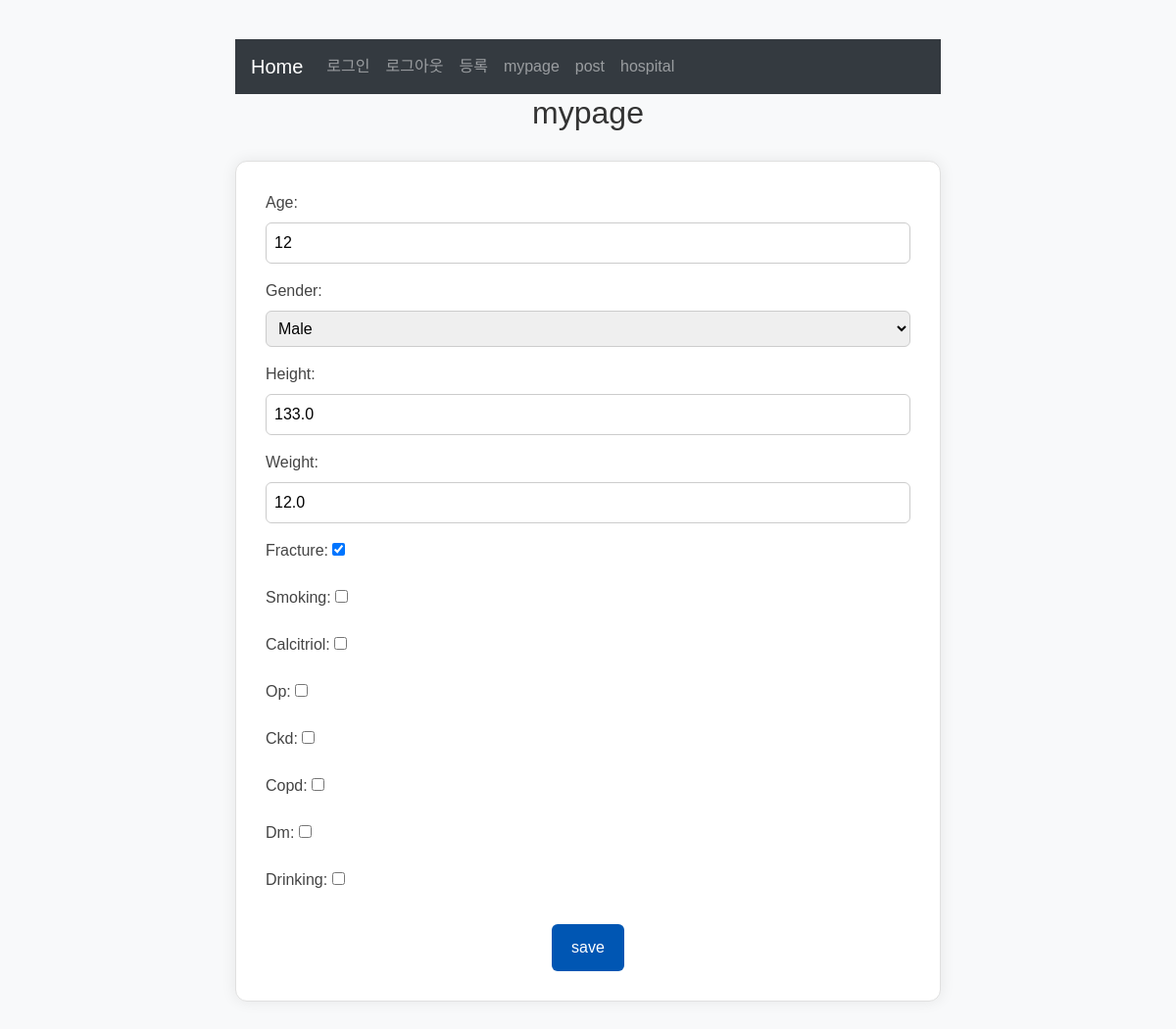
The app's page /user/mypage_edit/ (signed in) with its own data.
### user/models.py (models this page shows, shortened)
class Profile(models.Model):
    user = models.OneToOneField(User, on_delete=models.CASCADE)
    age = models.IntegerField(null=True, blank=True)  # 나이
    gender = models.CharField(max_length=10, null=True, blank=True)  # 성별 (Male/Female)
    height = models.FloatField(null=True, blank=True)  # 키
    weight = models.FloatField(null=True, blank=True)  # 몸무게
    fracture = models.BooleanField(default=False)  # 골절 여부
    smoking = models.BooleanField(default=False)  # 흡연 여부
    calcitriol = models.BooleanField(default=False)  # 칼시트리올 복용 여부
    op = models.BooleanField(default=False)  # 골다공증 여부
    ckd = models.BooleanField(default=False)  # 만성 신장병 (Chronic Kidney Disease)
    copd = models.BooleanField(default=False)  # 만성 폐쇄성 폐질환 (Chronic Obstructive Pulmonary Disease)
    dm = models.BooleanField(default=False)  # 당뇨병 (Diabetes Mellitus)
    drinking = models.BooleanField(default=False)  # 음주 여부

### user/views.py (the view)
# urls.py: path('mypage_edit/', mypage_edit, name='mypage_edit'),
@login_required
def mypage_edit(request):
    profile, created = Profile.objects.get_or_create(user=request.user)
    if request.method == "POST":
        form = ProfileForm(request.POST, instance=profile)
        if form.is_valid():
            form.save()
            return redirect("user:mypage")  # 수정 후 마이페이지로 이동
    else:
        form = ProfileForm(instance=profile)
    return render(request, "user/mypage_edit.html", {"form": form})

### user/forms.py
class ProfileForm(forms.ModelForm):
    class Meta:
        model = Profile
        fields = ['age', 'gender', 'height','weight', 'fracture', 'smoking', 'calcitriol',
            'op', 'ckd', 'copd', 'dm', 'drinking']
        widgets = {
            'gender': forms.Select(choices=[('Male', 'Male'), ('Female', 'Female')]),  # 성별 선택
        }

### user/templates/user/mypage_edit.html (shortened to what this page needs)
{% extends "base.html" %}
{% load static %}
{% block stylesheet %}
<link rel="stylesheet" href="{% static 'css/style.css' %}">
{% endblock  %}
{%block explain_contents%}
<h2> mypage </h2>
<form method= "POST">
    {{form.as_p}}
    <button type = 'submit'> save </button>
</form>
{% endblock explain_contents %}

### static/css/style.css (style rules this page uses)
body { font-family: 'Noto Sans KR', sans-serif; background-color: #f8f9fa; margin: 40px auto; max-width: 720px; }
h2 { text-align: center; margin-bottom: 30px; color: #333; }
form { background-color: #ffffff; padding: 30px; border-radius: 12px; box-shadow: 0 0 15px rgba(0, 0, 0, 0.08); border: 1px solid #e0e0e0; }
label { flex: 1; font-weight: 500; color: #444; }
input[type="text"], input[type="number"], select { width: 100%; padding: 8px; border-radius: 6px; border: 1px solid #ccc; box-sizing: border-box; }
button { margin-top: 25px; background-color: #0056b3; color: white; padding: 12px 20px; border: none; border-radius: 6px; font-size: 16px; cursor: pointer; display: block; margin-left: auto; margin-right: auto; }

### records on screen
Profile: age "12", gender "Male", height "133.0", weight "12.0", fracture "☑"
